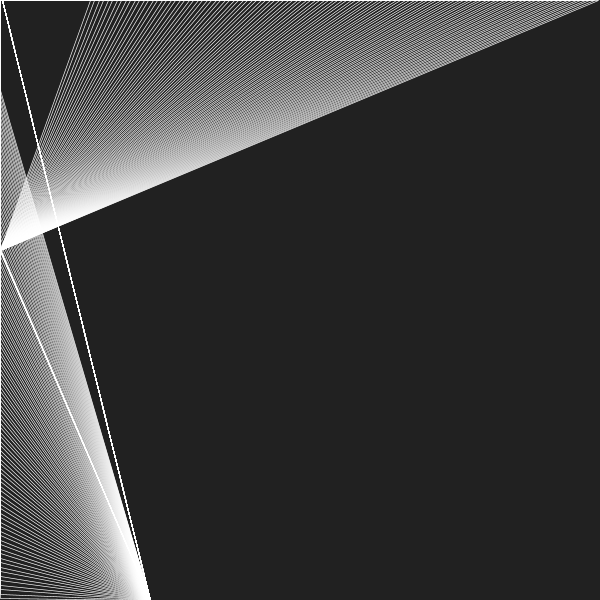
Frame 1 (no input)
Frame 60 (the mouse pressed at the canvas centre just before this capture): identical to frame 1, image omitted
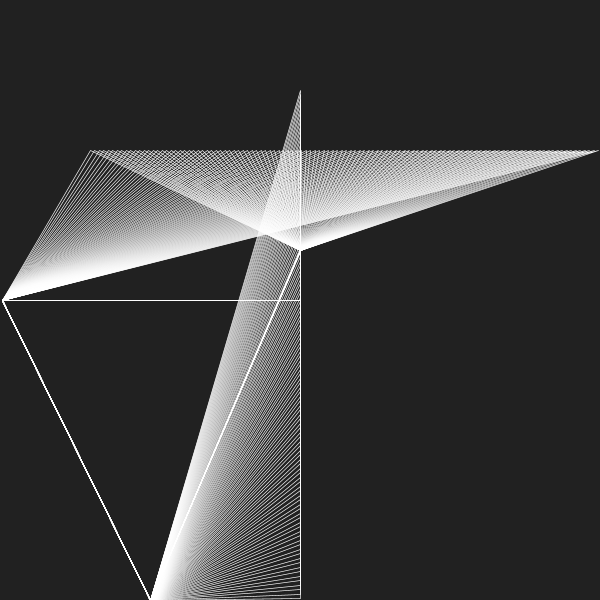
Frame 120 (the mouse held since frame 60 and released just before this capture)

The Processing sketch that drew these frames (run headless with seeded random() and noise(); from frame 60 on, the mouse is pressed at the canvas centre):

// Processing sketch: processing_111379
// ── processing_111379.pde

//Code-Objects: For loops: Custom shape3 
//VIIRJ.COM, 2013


void setup() {
  size(600, 600);
  noFill();
  smooth();
}

void draw() {
  float x;
  x=mouseY*2;
  // float pen=map(x, 150, 100, 50, 30);
  // float ran=random(20);

  strokeJoin(ROUND);
  //stroke(ran,pen,200);
  // strokeWeight(ran);
  strokeWeight(1.3);
  stroke(255);
  //  fill(60, ran, pen, 100); //controls color of shapes
  background(33);

  scale(0.5);

  float c1 = x; //spaces inbetween
  float c2 = c1+10;


  for (float i=180; i<=width*2; i+=9) {
    //  for (float j=180;j<=440;j+=5) {
    //drawing squares and shapes

    //quad(50,50,100,50,100,150,50,150);
    //rotate(45,45,0,0);
    quad(300, height*2, 5, c1, mouseX*2, c1, c1, i);//spaces inbetween
    quad(300, height*2, 5, c1, i, mouseX, c1, 500);//spaces inbetween

    // rotate(90);
    // rotate(90);
    // rect(i,c1,i,j,j);




    // quad(c1,c1,i-HALF_PI,c1,i-HALF_PI,i-HALF_PI,c1,i-HALF_PI);
  }
  //}
}
